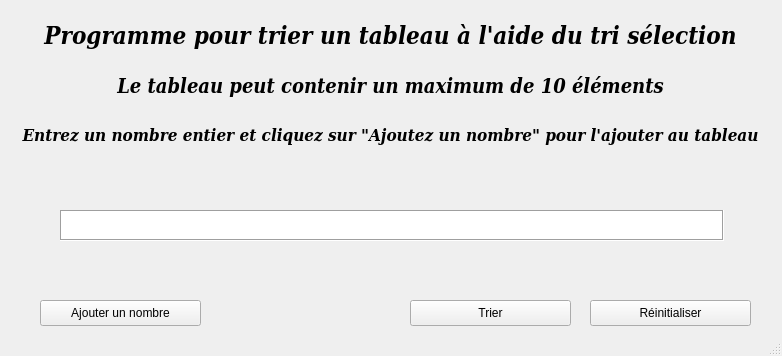
<?xml version="1.0" encoding="UTF-8"?>
<ui version="4.0">
 <class>MainWindow</class>
 <widget class="QMainWindow" name="MainWindow">
  <property name="geometry">
   <rect>
    <x>0</x>
    <y>0</y>
    <width>782</width>
    <height>356</height>
   </rect>
  </property>
  <property name="minimumSize">
   <size>
    <width>782</width>
    <height>356</height>
   </size>
  </property>
  <property name="maximumSize">
   <size>
    <width>782</width>
    <height>356</height>
   </size>
  </property>
  <property name="windowTitle">
   <string>Tri Selection</string>
  </property>
  <widget class="QWidget" name="centralwidget">
   <widget class="QLineEdit" name="userInput">
    <property name="geometry">
     <rect>
      <x>320</x>
      <y>210</y>
      <width>151</width>
      <height>31</height>
     </rect>
    </property>
   </widget>
   <widget class="QLabel" name="scdInstructionLabel">
    <property name="geometry">
     <rect>
      <x>0</x>
      <y>100</y>
      <width>781</width>
      <height>71</height>
     </rect>
    </property>
    <property name="font">
     <font>
      <family>DejaVu Serif Condensed</family>
      <pointsize>13</pointsize>
      <weight>75</weight>
      <italic>true</italic>
      <bold>true</bold>
     </font>
    </property>
    <property name="text">
     <string>Entrez un nombre entier et cliquez sur &quot;Ajoutez un nombre&quot; pour l'ajouter au tableau</string>
    </property>
    <property name="alignment">
     <set>Qt::AlignCenter</set>
    </property>
   </widget>
   <widget class="QTableWidget" name="tableWidget">
    <property name="enabled">
     <bool>true</bool>
    </property>
    <property name="geometry">
     <rect>
      <x>60</x>
      <y>210</y>
      <width>664</width>
      <height>31</height>
     </rect>
    </property>
    <property name="frameShape">
     <enum>QFrame::Box</enum>
    </property>
    <property name="verticalScrollBarPolicy">
     <enum>Qt::ScrollBarAsNeeded</enum>
    </property>
    <property name="horizontalScrollBarPolicy">
     <enum>Qt::ScrollBarAsNeeded</enum>
    </property>
    <property name="sizeAdjustPolicy">
     <enum>QAbstractScrollArea::AdjustToContents</enum>
    </property>
    <property name="autoScroll">
     <bool>true</bool>
    </property>
    <property name="editTriggers">
     <set>QAbstractItemView::NoEditTriggers</set>
    </property>
    <property name="dragDropOverwriteMode">
     <bool>false</bool>
    </property>
    <property name="selectionMode">
     <enum>QAbstractItemView::NoSelection</enum>
    </property>
    <property name="iconSize">
     <size>
      <width>0</width>
      <height>0</height>
     </size>
    </property>
    <property name="horizontalScrollMode">
     <enum>QAbstractItemView::ScrollPerItem</enum>
    </property>
    <attribute name="horizontalHeaderVisible">
     <bool>false</bool>
    </attribute>
    <attribute name="verticalHeaderVisible">
     <bool>false</bool>
    </attribute>
   </widget>
   <widget class="QPushButton" name="addNumberButton">
    <property name="geometry">
     <rect>
      <x>40</x>
      <y>300</y>
      <width>161</width>
      <height>26</height>
     </rect>
    </property>
    <property name="text">
     <string>Ajouter un nombre</string>
    </property>
   </widget>
   <widget class="QPushButton" name="reinitilaserButton">
    <property name="geometry">
     <rect>
      <x>590</x>
      <y>300</y>
      <width>161</width>
      <height>26</height>
     </rect>
    </property>
    <property name="text">
     <string>Réinitialiser</string>
    </property>
   </widget>
   <widget class="QLabel" name="label_3">
    <property name="geometry">
     <rect>
      <x>0</x>
      <y>0</y>
      <width>781</width>
      <height>71</height>
     </rect>
    </property>
    <property name="font">
     <font>
      <family>DejaVu Serif Condensed</family>
      <pointsize>18</pointsize>
      <weight>75</weight>
      <italic>true</italic>
      <bold>true</bold>
     </font>
    </property>
    <property name="text">
     <string>Programme pour trier un tableau à l'aide du tri sélection</string>
    </property>
    <property name="alignment">
     <set>Qt::AlignCenter</set>
    </property>
   </widget>
   <widget class="QPushButton" name="sortButton">
    <property name="geometry">
     <rect>
      <x>410</x>
      <y>300</y>
      <width>161</width>
      <height>26</height>
     </rect>
    </property>
    <property name="text">
     <string>Trier</string>
    </property>
   </widget>
   <widget class="QLabel" name="fstInstructionLabel">
    <property name="geometry">
     <rect>
      <x>0</x>
      <y>50</y>
      <width>781</width>
      <height>71</height>
     </rect>
    </property>
    <property name="font">
     <font>
      <family>DejaVu Serif Condensed</family>
      <pointsize>15</pointsize>
      <weight>75</weight>
      <italic>true</italic>
      <bold>true</bold>
     </font>
    </property>
    <property name="text">
     <string>Le tableau peut contenir un maximum de 10 éléments</string>
    </property>
    <property name="alignment">
     <set>Qt::AlignCenter</set>
    </property>
   </widget>
  </widget>
  <widget class="QStatusBar" name="statusbar"/>
 </widget>
 <resources/>
 <connections/>
</ui>
